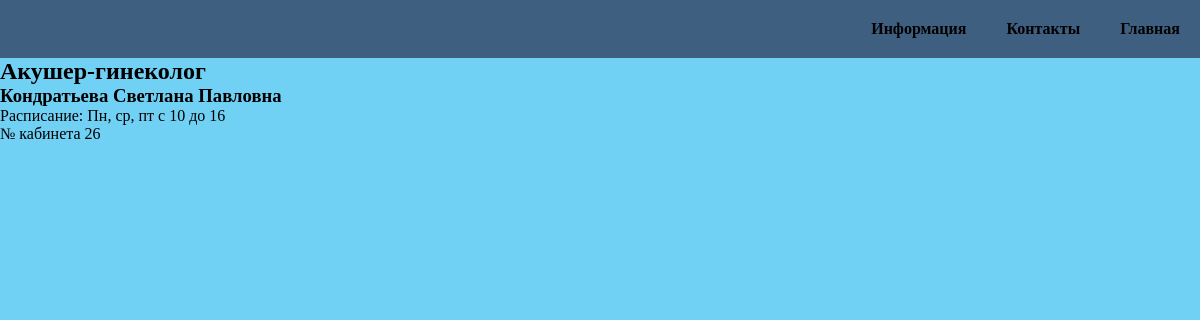
/info_doc/2, run on the app's committed database.
### MedPage1/models.py (models this page shows, shortened)
class Doctors(models.Model):
    doctors_id = models.AutoField(primary_key=True)
    full_name = models.CharField(max_length=80, verbose_name='Ф.И.О. врача')
    sex = models.CharField(max_length=7, choices=(("жен", "женский"), ("муж", "мужской")), verbose_name='Пол')
    date_birth = models.DateField(verbose_name='Дата рождения')
    phone = models.CharField(max_length=11, verbose_name='Телефон')
    specialization = models.CharField(max_length=30, verbose_name='Специализация')
    shedule = models.CharField(max_length=30, verbose_name='График работы')
    office = models.IntegerField(verbose_name='Номер кабинета')
    class Meta:
        verbose_name = "Врач"
        verbose_name_plural = "Врачи"
        ordering = ('full_name',)

### MedPage1/views.py (the view)
# urls.py: path('info_doc/<int:num>', InfoDocView, name="info_docview"),
def InfoDocView(request, num):
    context = {
        "key_all_about1doctor": Doctors.objects.filter(doctors_id=num)
    }
    return render(request, 'infodoc/infodoc.html', context)

### templates/infodoc/infodoc.html
{% extends 'base.html' %}
{% block page-content %}
<div>
    {% for item in key_all_about1doctor %}
        <div>
            <h2>{{item.specialization}}</h2>
            <h3>{{item.full_name}}</h3>
            <p>Расписание: {{item.shedule}}</p>
            <p>№ кабинета {{item.office}}</p>
        </div>
    {% endfor %}
</div>
{% endblock %}

### static/css/base.css (style rules this page uses)
* { padding: 0px; margin: 0px; }
body { background-color: rgba(30, 184, 239, 0.636); }

### data on the page
Doctors: specialization "Акушер-гинеколог", full_name "Кондратьева Светлана Павловна", shedule "Пн, ср, пт с 10 до 16", office "26"
